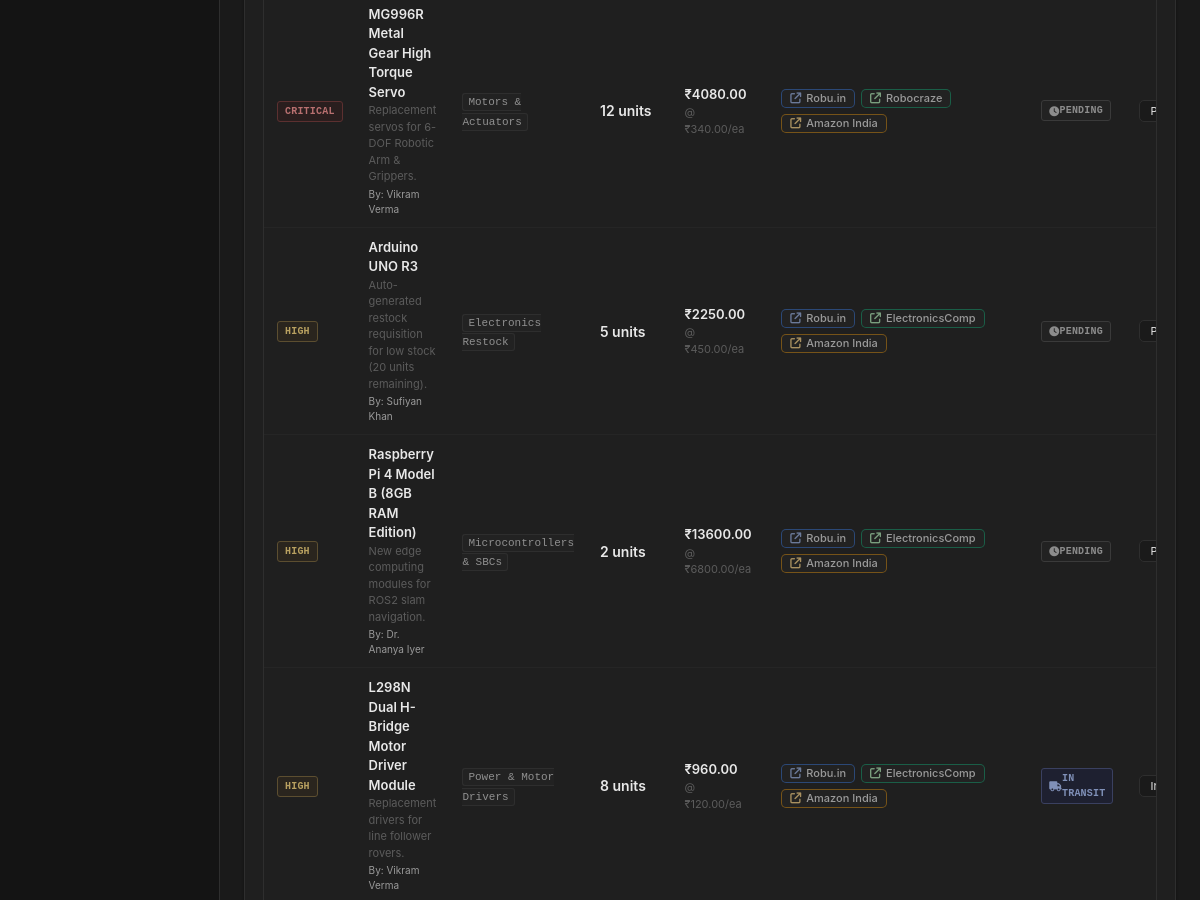
The page /procurement (middle part) on the database as committed earlier.
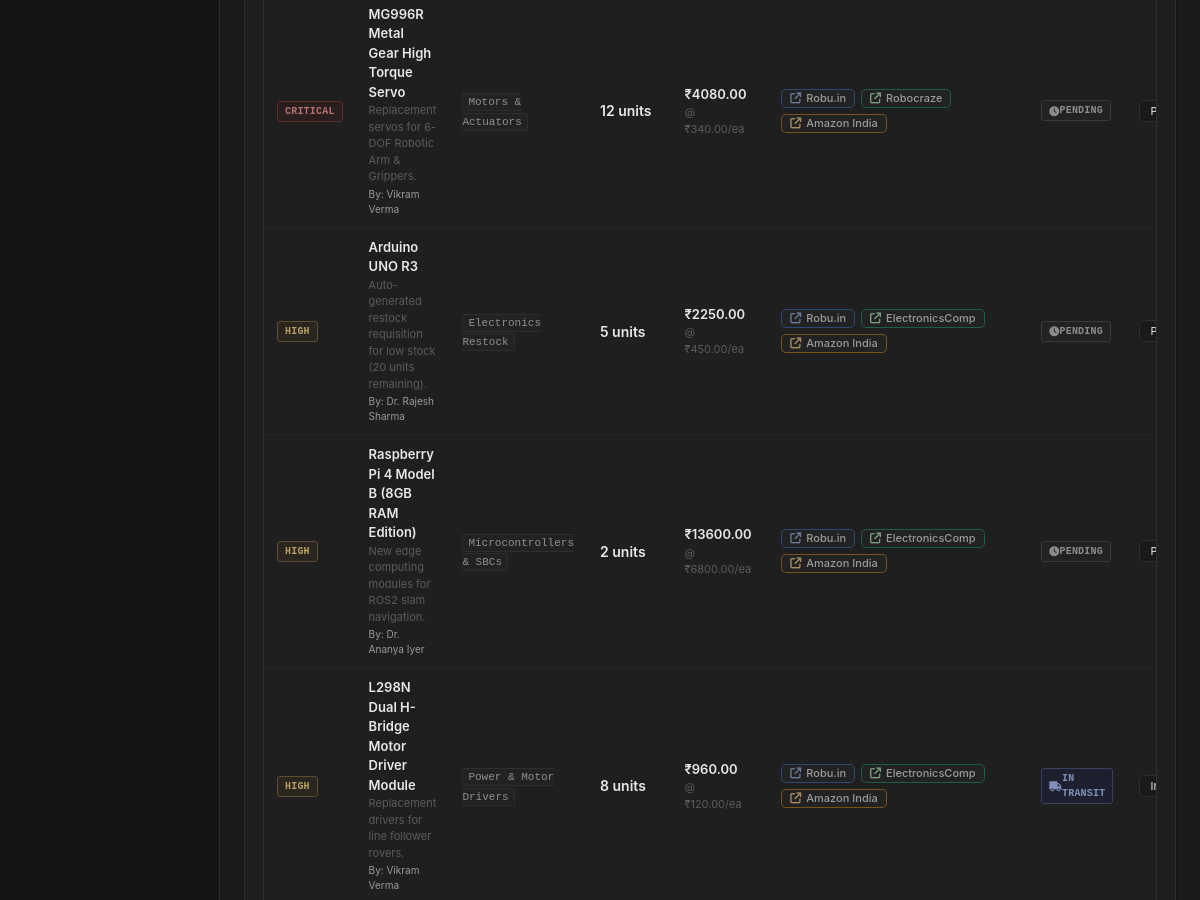
The same page on the database as committed later.
### tables this page shows
CREATE TABLE REQUISITIONS (
    requisition_id INTEGER PRIMARY KEY AUTOINCREMENT,
    component_id TEXT,
    item_name TEXT NOT NULL,
    category_name TEXT DEFAULT 'Electronics',
    required_quantity INTEGER NOT NULL DEFAULT 1,
    estimated_unit_cost REAL DEFAULT 0.00,
    priority TEXT CHECK(priority IN ('Critical', 'High', 'Medium', 'Low')) DEFAULT 'Medium',
    status TEXT CHECK(status IN ('Pending Order', 'Approved', 'Ordered', 'In Transit', 'Received', 'Cancelled')) DEFAULT 'Pending Order',
    vendor_name_1 TEXT DEFAULT 'Robu.in',
    buy_link_1 TEXT,
    vendor_name_2 TEXT DEFAULT 'ElectronicsComp',
    buy_link_2 TEXT,
    vendor_name_3 TEXT DEFAULT 'Amazon India',
    buy_link_3 TEXT,
    notes TEXT,
    requested_by INTEGER,
    created_at DATETIME DEFAULT CURRENT_TIMESTAMP,
    FOREIGN KEY (component_id) REFERENCES COMPONENTS(component_id) ON DELETE SET NULL,
    FOREIGN KEY (requested_by) REFERENCES USERS(user_id) ON DELETE SET NULL
);

CREATE TABLE USERS (
    user_id INTEGER PRIMARY KEY AUTOINCREMENT,
    role_id INTEGER NOT NULL,
    full_name TEXT NOT NULL,
    email TEXT NOT NULL UNIQUE,
    password_hash TEXT DEFAULT 'pbkdf2:sha256:default_hash',
    roll_number TEXT UNIQUE,
    phone TEXT,
    department TEXT DEFAULT 'Robotics & Automation',
    created_at DATETIME DEFAULT CURRENT_TIMESTAMP,
    FOREIGN KEY (role_id) REFERENCES ROLES(role_id)
);

### app.py (the view)
@app.route('/procurement')
@login_required
def procurement_list():
    user = get_current_user()
    if user and user['role_name'] not in ['Admin', 'Lab Technician']:
        flash("Access restricted. Procurement & Orders is only available to Admin and Lab Technicians.", 'danger')
        return redirect(url_for('dashboard'))
    status_filter = request.args.get('status', '')
    priority_filter = request.args.get('priority', '')
    search = request.args.get('q', '').strip()
    sql = """
        SELECT r.*, u.full_name AS requester_name, c.available_quantity, c.minimum_stock, c.storage_bin
        FROM REQUISITIONS r
        LEFT JOIN USERS u ON r.requested_by = u.user_id
        LEFT JOIN COMPONENTS c ON r.component_id = c.component_id
        WHERE 1=1
    """
    params = []
    if status_filter:
        sql += " AND r.status = %s"
        params.append(status_filter)
    if priority_filter:
        sql += " AND r.priority = %s"
        params.append(priority_filter)
    if search:
        sql += " AND (r.item_name LIKE %s OR r.category_name LIKE %s OR r.vendor_name_1 LIKE %s)"
        term = f"%{search}%"
        params.extend([term, term, term])
    sql += " ORDER BY CASE r.priority WHEN 'Critical' THEN 1 WHEN 'High' THEN 2 WHEN 'Medium' THEN 3 ELSE 4 END, r.requisition_id DESC"
    requisitions = query_db(sql, params)
    all_components = query_db("SELECT component_id, component_name, available_quantity, minimum_stock, unit_cost FROM COMPONENTS ORDER BY component_name ASC")
    low_stock_items = query_db("SELECT * FROM COMPONENTS WHERE available_quantity <= minimum_stock ORDER BY available_quantity ASC")
    total_orders = len(requisitions)
    pending_count = sum(1 for r in requisitions if r['status'] == 'Pending Order')
    in_transit_count = sum(1 for r in requisitions if r['status'] in ['Ordered', 'In Transit'])
    total_est_cost = sum((r['required_quantity'] or 0) * float(r['estimated_unit_cost'] or 0) for r in requisitions if r['status'] != 'Cancelled')
    return render_template('procurement.html',
                           requisitions=requisitions,
                           all_components=all_components,
                           low_stock_items=low_stock_items,
                           selected_status=status_filter,
                           selected_priority=priority_filter,
                           search=search,
                           total_orders=total_orders,
                           pending_count=pending_count,
                           in_transit_count=in_transit_count,
                           total_est_cost=total_est_cost)

### app.py (called while the page is built)
def get_current_user():
    user_id = session.get('user_id')
    if not user_id:
        return None
    user = query_db("""
        SELECT u.*, r.role_name
        FROM USERS u
        JOIN ROLES r ON u.role_id = r.role_id
        WHERE u.user_id = %s
    """, [user_id], one=True)
    return user

def login_required(f):
    @wraps(f)
    def decorated_function(*args, **kwargs):
        if 'user_id' not in session:
            first_user = query_db("SELECT u.user_id, r.role_name, u.full_name FROM USERS u JOIN ROLES r ON u.role_id = r.role_id ORDER BY u.user_id ASC LIMIT 1", one=True)
            if first_user:
                session['user_id'] = first_user['user_id']
                session['role_name'] = first_user['role_name']
                session['full_name'] = first_user['full_name']
            else:
                session['user_id'] = 1
                session['role_name'] = 'Admin'
        return f(*args, **kwargs)
    return decorated_function

### db.py (called while the page is built)
def is_using_sqlite():
    global _USING_SQLITE
    return _USING_SQLITE

### templates/procurement.html (shortened to what the changed rows need)
{% extends "layout.html" %}
{% block content %}
<div class="card-section">
    <div class="table-container">
        <table class="table-modern">
            <tbody>
                {% for r in requisitions %}
                <tr>
                    <td>
                        {% if r.priority == 'Critical' %}
                            <span class="badge badge-overdue">CRITICAL</span>
                        {% elif r.priority == 'High' %}
                            <span class="badge badge-maintenance">HIGH</span>
                        {% elif r.priority == 'Medium' %}
                            <span class="badge badge-pending">MEDIUM</span>
                        {% else %}
                            <span class="badge" style="background: rgba(100, 116, 139, 0.12); color: #94a3b8;">LOW</span>
                        {% endif %}
                    </td>
                    <td>
                        <div style="font-weight: 600; font-size: 13px;">{{ r.item_name }}</div>
                        {% if r.notes %}
                        <div style="font-size: 11px; color: var(--text-muted); max-width: 240px;">{{ r.notes }}</div>
                        {% endif %}
                        {% if r.requester_name %}
                        <div style="font-size: 10px; color: var(--text-secondary); margin-top: 2px;">
                            By: {{ r.requester_name }}
                        </div>
                        {% endif %}
                    </td>
                    <td><span class="code-pill">{{ r.category_name }}</span></td>
                    <td style="font-weight: 600; font-size: 14px;">{{ r.required_quantity }} units</td>
                    <td>
                        <div style="font-weight: 600;">₹{{ "%.2f"|format(r.required_quantity * r.estimated_unit_cost) }}</div>
                        <div style="font-size: 11px; color: var(--text-muted);">@ ₹{{ "%.2f"|format(r.estimated_unit_cost) }}/ea</div>
                    </td>
                    <td>
                        <div style="display: flex; gap: 6px; flex-wrap: wrap;">
                            {% if r.buy_link_1 %}
                            <a href="{{ r.buy_link_1 }}" target="_blank" rel="noopener noreferrer" class="btn btn-secondary btn-sm" style="padding: 3px 8px; font-size: 11px; border-color: rgba(59, 130, 246, 0.4);" title="Open {{ r.vendor_name_1 or 'Store 1' }} page">
                                <i class="fa-solid fa-arrow-up-right-from-square" style="color: var(--accent-blue);"></i>
                                <span>{{ r.vendor_name_1 or 'Robu.in' }}</span>
                            </a>
                            {% endif %}
                            {% if r.buy_link_2 %}
                            <a href="{{ r.buy_link_2 }}" target="_blank" rel="noopener noreferrer" class="btn btn-secondary btn-sm" style="padding: 3px 8px; font-size: 11px; border-color: rgba(16, 185, 129, 0.4);" title="Open {{ r.vendor_name_2 or 'Store 2' }} page">
                                <i class="fa-solid fa-arrow-up-right-from-square" style="color: var(--accent-emerald);"></i>
                                <span>{{ r.vendor_name_2 or 'ElectronicsComp' }}</span>
                            </a>
                            {% endif %}
                            {% if r.buy_link_3 %}
                            <a href="{{ r.buy_link_3 }}" target="_blank" rel="noopener noreferrer" class="btn btn-secondary btn-sm" style="padding: 3px 8px; font-size: 11px; border-color: rgba(245, 158, 11, 0.4);" title="Open {{ r.vendor_name_3 or 'Store 3' }} page">
                                <i class="fa-solid fa-arrow-up-right-from-square" style="color: var(--accent-amber);"></i>
                                <span>{{ r.vendor_name_3 or 'Amazon' }}</span>
                            </a>
                            {% endif %}
                        </div>
                    </td>
                    <td>
                        {% if r.status == 'Received' %}
                            <span class="badge badge-good"><i class="fa-solid fa-check"></i> RECEIVED</span>
                        {% elif r.status in ['Ordered', 'In Transit'] %}
                            <span class="badge badge-in_use"><i class="fa-solid fa-truck"></i> {{ r.status|upper }}</span>
                        {% elif r.status == 'Approved' %}
                            <span class="badge badge-approved"><i class="fa-solid fa-thumbs-up"></i> APPROVED</span>
                        {% elif r.status == 'Cancelled' %}
                            <span class="badge badge-overdue">CANCELLED</span>
                        {% else %}
                            <span class="badge badge-pending"><i class="fa-solid fa-clock"></i> PENDING</span>
                        {% endif %}
                    </td>
                    <td style="text-align: right;">
                        <div style="display: inline-flex; gap: 4px; align-items: center;">
                            <form method="POST" action="{{ url_for('procurement_update_status', requisition_id=r.requisition_id) }}" style="display: inline-block;">
                                <select name="status" onchange="this.form.submit()" class="form-select" style="padding: 2px 6px; font-size: 11px; width: auto; background: var(--bg-card-secondary);">
                                    <option value="Pending Order" {% if r.status == 'Pending Order' %}selected{% endif %}>Pending</option>
                                </select>
                            </form>
                        </div>
                    </td>
                </tr>
                {% else %}
                <tr>
                    <td colspan="8" style="text-align: center; color: var(--text-muted); padding: 32px;">
                        No module requisitions found. Click <strong>Request New Order / Module</strong> to add one.
                    </td>
                </tr>
                {% endfor %}
            </tbody>
        </table>
    </div>
</div>
{% endblock %}

Rows that differ between the two databases and show on the page:
changed REQUISITIONS "Arduino UNO R3": requester_name "Sufiyan Khan" → "Dr. Rajesh Sharma"
